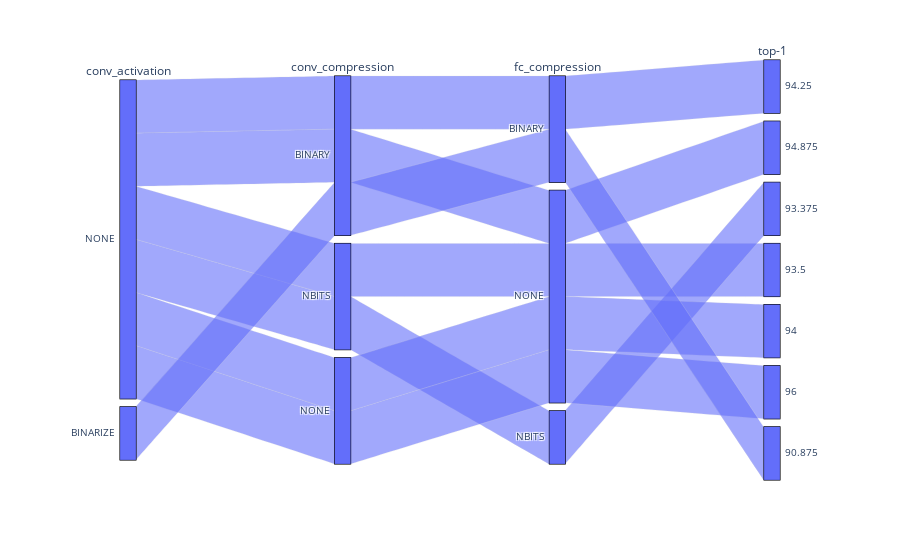

The notebook cell this image was saved under:
### Code cell
fig = px.parallel_categories(
    df,
    dimensions=[
        "conv_activation",
        "conv_compression",
        "fc_compression",
        "best"
    ],
    color_continuous_scale=px.colors.sequential.Inferno,
)
fig.show()

### Figure 1 — Plotly figure (JSON) as saved in the notebook; plotly's stock layout.template omitted (floating-point values rounded to 4 significant figures)
{"data": [{"dimensions": [{"label": "conv_activation", "values": ["NONE", "NONE", "NONE", "NONE", "NONE", "NONE", "BINARIZE"]}, {"label": "conv_compression", "values": ["BINARY", "BINARY", "NBITS", "NBITS", "NONE", "NONE", "BINARY"]}, {"label": "fc_compression", "values": ["BINARY", "NONE", "NBITS", "NONE", "NONE", "NONE", "BINARY"]}, {"label": "top-1", "values": [94.25, 94.88, 93.38, 93.5, 94.0, 96.0, 90.88]}], "domain": {"x": [0, 1], "y": [0, 1]}, "name": "", "type": "parcats"}], "layout": {"legend": {"tracegroupgap": 0}, "margin": {"t": 60}}}
